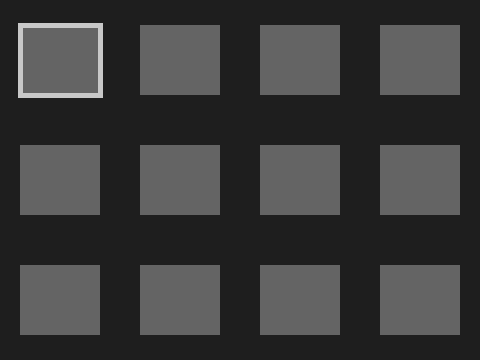
Frame 1 (no input)
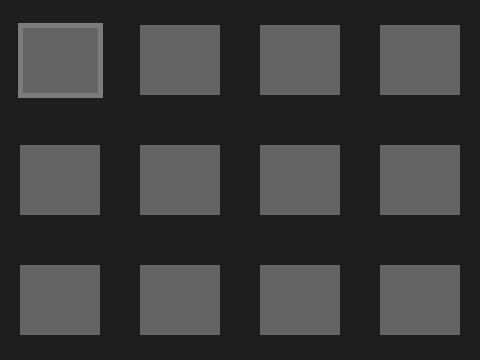
Frame 60 (the mouse pressed at the canvas centre just before this capture)
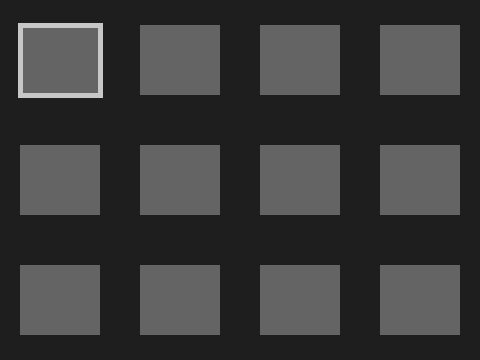
Frame 120 (the mouse held since frame 60 and released just before this capture)

The Processing sketch that drew these frames (run headless with seeded random() and noise(); from frame 60 on, the mouse is pressed at the canvas centre):

// Processing sketch: ej_04
// ── ej_04.pde
/******************************************/
/*Processing en el Universo del Videojuego*/
/*Unidad 4: Pantallas de Datos            */
/*Ejemplo 04: Pantalla de Selección       */
/*                                        */
/* ibuioli@gmail.com                      */
/* jaimeperezmarin@gmail.com              */
/******************************************/

Pantalla seleccion;    //Objeto Pantallas

void setup() {
  size(480, 360);
  seleccion = new Pantalla();  //Asignación a Objeto Pantallas
}

void draw() {
  background(30);
  seleccion.grilla();
  seleccion.selector();
}

// ── Pantalla.pde
class Pantalla {
  int sel_x;  //Variable de Control
  int sel_y;  //Variable de Control

  Pantalla() {
    sel_x = 20;
    sel_y = 25;
  }

  void grilla() {
    pushMatrix();
    translate(20, 25); //Se acomoda la grilla
    for (int x=0; x < width; x += width/4) {
      for (int y=0; y < height; y += height/3) {
        pushStyle();
        noStroke();
        fill(100);
        rect(x, y, 80, 70);
        popStyle();
      }
    }
    popMatrix();
  }

  void selector() {
    pushStyle();
    strokeWeight(5);
    stroke(random(100, 255));
    noFill();
    rect(sel_x, sel_y, 80, 70);
    popStyle();
  }
}


// ── entradaDeTeclas.pde
void keyReleased() {        //Detectar Tecla Levantada
  if (keyCode == RIGHT) {
    if (seleccion.sel_x < width-width/4) {
      seleccion.sel_x += width/4;
    }
  }
  if (keyCode == LEFT) {
    if (seleccion.sel_x > 20) {
      seleccion.sel_x -= width/4;
    }
  }
  if (keyCode == DOWN) {
    if (seleccion.sel_y < height-height/3) {
      seleccion.sel_y += height/3;
    }
  }
  if (keyCode == UP) {
    if (seleccion.sel_y > 25) {
      seleccion.sel_y -= height/3;
    }
  }
}
